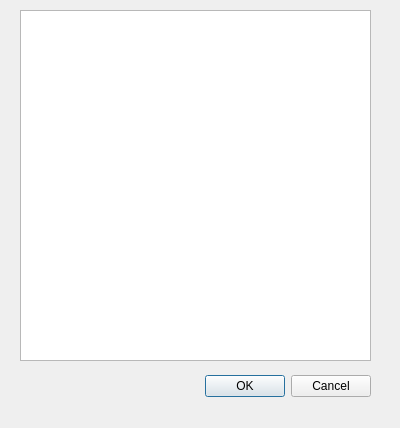
<?xml version="1.0" encoding="UTF-8"?>
<ui version="4.0">
 <class>ManageProfil</class>
 <widget class="QDialog" name="ManageProfil">
  <property name="geometry">
   <rect>
    <x>0</x>
    <y>0</y>
    <width>400</width>
    <height>428</height>
   </rect>
  </property>
  <property name="windowTitle">
   <string>Dialog</string>
  </property>
  <widget class="QDialogButtonBox" name="buttonBox">
   <property name="geometry">
    <rect>
     <x>30</x>
     <y>370</y>
     <width>341</width>
     <height>32</height>
    </rect>
   </property>
   <property name="orientation">
    <enum>Qt::Horizontal</enum>
   </property>
   <property name="standardButtons">
    <set>QDialogButtonBox::Cancel|QDialogButtonBox::Ok</set>
   </property>
  </widget>
  <widget class="QListWidget" name="listProfils">
   <property name="geometry">
    <rect>
     <x>20</x>
     <y>10</y>
     <width>351</width>
     <height>351</height>
    </rect>
   </property>
  </widget>
 </widget>
 <resources/>
 <connections>
  <connection>
   <sender>buttonBox</sender>
   <signal>accepted()</signal>
   <receiver>ManageProfil</receiver>
   <slot>accept()</slot>
   <hints>
    <hint type="sourcelabel">
     <x>248</x>
     <y>254</y>
    </hint>
    <hint type="destinationlabel">
     <x>157</x>
     <y>274</y>
    </hint>
   </hints>
  </connection>
  <connection>
   <sender>buttonBox</sender>
   <signal>rejected()</signal>
   <receiver>ManageProfil</receiver>
   <slot>reject()</slot>
   <hints>
    <hint type="sourcelabel">
     <x>316</x>
     <y>260</y>
    </hint>
    <hint type="destinationlabel">
     <x>286</x>
     <y>274</y>
    </hint>
   </hints>
  </connection>
 </connections>
</ui>
